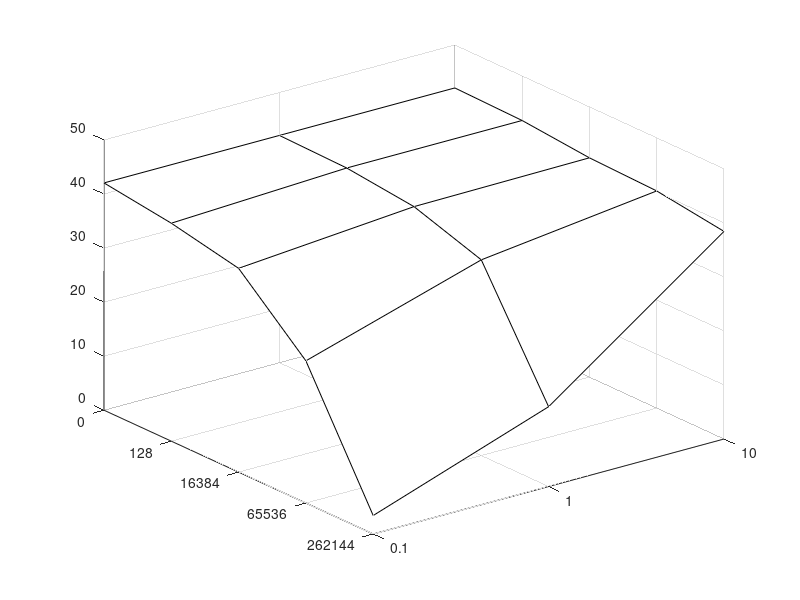

Write MATLAB code to recreate this figure.
x = [1 2 3; 1 2 3; 1 2 3; 1 2 3; 1 2 3;];
y = [5 5 5; 4 4 4; 3 3 3; 2 2 2; 1 1 1;];
z = [42.05567 42.05567 42.05567; 40.32864 41.7555 41.75934; 37.70384 40.33367 40.57673; 26.31213 36.21325 40.17548; 3.416624 14.76368 38.41679];
m = mesh(x, y, z);
set(gca,'XTick',[1 2 3]);
set(gca, 'XTickLabel', {'0.1', '1', '10'});
set(gca, 'YTick', [1 2 3 4 5]);
set(gca,'YTickLabel',{'262144' '65536' '16384' '128' '0'});
set(m,'FaceColor','white','EdgeColor','black');

